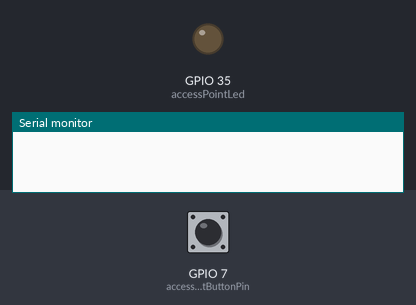
Simulated run of this sketch. Board: ESP32-S3. On the bench: output pins drawn as LEDs (lit = HIGH), the last lines printed to the serial monitor. Dashed ring = blinking. The test bench sets the inputs (shaded band); at power-on: GPIO 7 (accessPointButtonPin) LOW. WiFi joins after 1.5 s; servers stay silent unless stated; EEPROM starts erased.

Above: at 0.0 s.
At 1.37 s:
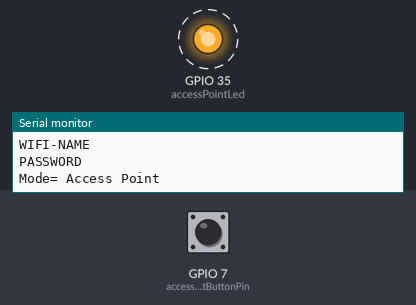
1.9 s: GPIO 7 (accessPointButtonPin) pulled HIGH for 3.2 s
At 1.9 s:
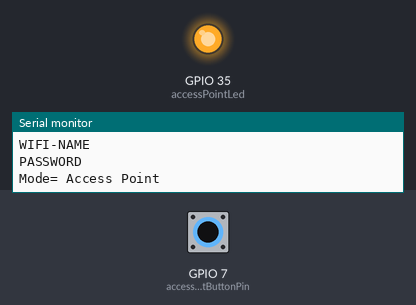
Timing chart, 0 to 13.4 s (numbered marks = the images above; inputs shaded):
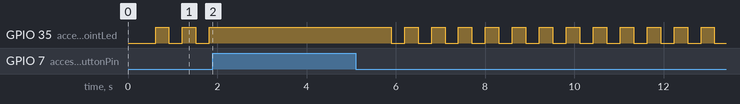

The sketch:

Libraly_Manager.ino
```cpp
// ========================= 필수 라이브러리 가져오기 =========================
#include <WiFi.h>                // ESP32의 Wi-Fi 기능을 위한 라이브러리
#include <WebServer.h>           // ESP32에서 웹 서버를 실행하기 위한 라이브러리

#define accessPointButtonPin 7  // 액세스 포인트 모드를 활성화하는 버튼이 연결될 핀
WebServer serverAP(80);          // 액세스 포인트 웹 서버 (포트 80에서 실행)

#include <EEPROM.h>              // EEPROM을 사용하여 Wi-Fi 정보를 저장하고 로드하는 라이브러리
#define accessPointLed 35        // 액세스 포인트 모드에서 점멸할 LED 핀
#define eepromTextVariableSize 33 // SSID, 비밀번호 등 문자열 최대 크기 (32 + null 문자 포함)

// 기본 Wi-Fi SSID 및 비밀번호 (초기값)
char ssid[eepromTextVariableSize] = "WIFI-NAME";
char pass[eepromTextVariableSize] = "PASSWORD";

// 액세스 포인트 모드 활성화 여부
boolean accessPointMode = true;   // 보드가 시작될 때 기본적으로 AP 모드로 설정
boolean debug = false;            // 디버깅 모드 (true로 설정하면 디버깅 메시지 출력)
unsigned long lastUpdatedTime = 0; // 마지막 업데이트 시간 기록

int pushDownCounter = 0;          // 버튼이 눌린 시간 카운터
int lastConnectedStatus = 0;       // 마지막 Wi-Fi 연결 상태

// ========================= 액세스 포인트 모드 초기화 =========================
void initAsAccessPoint() {
  WiFi.softAP("ESP32-Access Point");  // "ESP32-Access Point"라는 SSID로 액세스 포인트 생성
  if (debug) Serial.println("AccesPoint IP: " + WiFi.softAPIP().toString());
  Serial.println("Mode= Access Point");  // 콘솔 출력: 현재 모드가 AP 모드임을 알림
  delay(100);
}

// ========================= Wi-Fi 연결 상태 확인 =========================
void checkWiFiConnection() {
  if (WiFi.status() != WL_CONNECTED) {  // Wi-Fi가 연결되지 않았을 경우
    if (lastConnectedStatus == 1) Serial.println("WiFi disconnected\n");
    lastConnectedStatus = 0;
    Serial.print(".");
    delay(500);
  } else {  // Wi-Fi가 연결된 경우
    if (lastConnectedStatus == 0) {
      Serial.println("Mode= Client");
      Serial.print("\nWiFi connected to: ");
      Serial.println(ssid);
      Serial.print("\n\nIP address: ");
      Serial.println(WiFi.localIP());
    }
    lastConnectedStatus = 1;
  }
}

// ========================= 초기 설정 (setup 함수) =========================
void setup() {
  Serial.begin(115200);  // 시리얼 통신 시작
  delay(500);

  int st = getStatusFromEeprom();  // EEPROM에서 저장된 모드 상태 읽기
  if (st == 2) accessPointMode = true;  // EEPROM 값이 2면 AP 모드로 시작
  else if (st != 0) saveSettingsToEEPPROM(ssid, pass);  // EEPROM이 비어 있으면 초기 SSID/비밀번호 저장

  Serial.println("\n\naccessPointMode=" + String(accessPointMode));

  readSettingsFromEEPROM(ssid, pass);   // EEPROM에서 저장된 Wi-Fi 설정을 읽어오기
  Serial.println(ssid);
  Serial.println(pass);

  if (accessPointMode) {  // 액세스 포인트 모드일 경우
    initAsAccessPoint();
    serverAP.on("/", handle_OnConnect);  // 루트 URL 처리
    serverAP.onNotFound(handle_NotFound);
    serverAP.begin();
    saveStatusToEeprom(0);  // 다음 부팅 시 클라이언트 모드로 시작하도록 EEPROM 업데이트
  } else {  // 클라이언트 모드일 경우
    Serial.println("Mode= Client");
    WiFi.begin(ssid, pass);  // 저장된 SSID와 비밀번호로 Wi-Fi 연결 시도
  }

  pinMode(accessPointButtonPin, INPUT);  // 버튼 핀 설정
  pinMode(accessPointLed, OUTPUT);       // LED 핀 설정
}

// ========================= 메인 루프 (loop 함수) =========================
void loop() {
  if (accessPointMode) {
    serverAP.handleClient();   // AP 모드에서는 클라이언트 요청 처리
    playAccessPointLed();      // AP 모드에서 LED 점멸 실행
  } else {
    checkWiFiConnection();     // Wi-Fi 상태 확인

    if (millis() - lastUpdatedTime > 5000) {
      lastUpdatedTime = millis();
    }
  }

  checkIfModeButtonPushed();   // 모드 변경 버튼이 눌렸는지 확인
}

// ========================= 모드 변경 버튼 체크 =========================
void checkIfModeButtonPushed() {
  while (digitalRead(accessPointButtonPin)) {  // 버튼이 눌려 있는 경우
    pushDownCounter++;
    if (debug) Serial.println(pushDownCounter);
    delay(1000);
    if (pushDownCounter == 20) {  // 2초 동안 버튼을 누르면 보드를 재시작하고 AP 모드 활성화
      if (!accessPointMode) saveStatusToEeprom(2);
      ESP.restart();
    }
  }
  pushDownCounter = 0;
}

// ========================= AP 모드 LED 점멸 기능 =========================
unsigned long lastTime = 0;
void playAccessPointLed() {
  if (millis() - lastTime > 300) {
    lastTime = millis();
    digitalWrite(accessPointLed, !digitalRead(accessPointLed));  // LED 깜빡이기
  }
}

// ========================= 웹 서버 핸들러 =========================
void handle_OnConnect() {
  if (debug) Serial.println("Client connected:  args=" + String(serverAP.args()));
  if (serverAP.args() >= 2)  {
    handleGenericArgs();
    serverAP.send(200, "text/html", SendHTML(1));
  } else {
    serverAP.send(200, "text/html", SendHTML(0));
  }
}

void handle_NotFound() {
  if (debug) Serial.println("handle_NotFound");
  serverAP.send(404, "text/plain", "Not found");
}

void handleGenericArgs() {
  for (int i = 0; i < serverAP.args(); i++) {
    if (serverAP.argName(i) == "ssid") {
      memset(ssid, '\0', sizeof(ssid));
      strcpy(ssid, serverAP.arg(i).c_str());
    } else if (serverAP.argName(i) == "pass") {
      memset(pass, '\0', sizeof(pass));
      strcpy(pass, serverAP.arg(i).c_str());
    }
  }
  saveSettingsToEEPPROM(ssid, pass);
}

// ========================= HTML 페이지 생성 =========================
String SendHTML(uint8_t st) {
  String ptr = "<!DOCTYPE html> <html>\n";
  ptr += "<head><meta name=\"viewport\" content=\"width=device-width, initial-scale=1.0, user-scalable=no\">\n";
  ptr += "<title>ESP WiFi Manager</title>\n";
  ptr += "</head>\n";
  ptr += "<body>\n";
  ptr += "<h1>ESP WiFi Manager Using EEPROM</h1>\n";
  if (st == 1) ptr += "<h3>WiFi settings saved successfully!</h3>\n";
  else ptr += "<h3>Enter the WiFi settings</h3>\n";
  ptr += "</body>\n";
  ptr += "</html>\n";
  return ptr;
}

// ========================= EEPROM 핸들러 =========================
void saveSettingsToEEPPROM(char* ssid_, char* pass_) {
  writeEEPROM(1 * eepromTextVariableSize, eepromTextVariableSize, ssid_);
  writeEEPROM(2 * eepromTextVariableSize, eepromTextVariableSize, pass_);
}

void readSettingsFromEEPROM(char* ssid_, char* pass_) {
  readEEPROM(1 * eepromTextVariableSize, eepromTextVariableSize, ssid_);
  readEEPROM(2 * eepromTextVariableSize, eepromTextVariableSize, pass_);
}

void writeEEPROM(int startAdr, int length, char* writeString) {
  EEPROM.begin(200);
  for (int i = 0; i < length; i++) EEPROM.write(startAdr + i, writeString[i]);
  EEPROM.commit();
  EEPROM.end();
}

void readEEPROM(int startAdr, int maxLength, char* dest) {
  EEPROM.begin(200);
  for (int i = 0; i < maxLength; i++) dest[i] = char(EEPROM.read(startAdr + i));
  EEPROM.end();
}

void saveStatusToEeprom(byte value) {
  EEPROM.begin(200);
  EEPROM.write(0, value);
  EEPROM.commit();
  EEPROM.end();
}

byte getStatusFromEeprom() {
  EEPROM.begin(200);
  byte value = EEPROM.read(0);
  EEPROM.end();
  return value;
}
```
